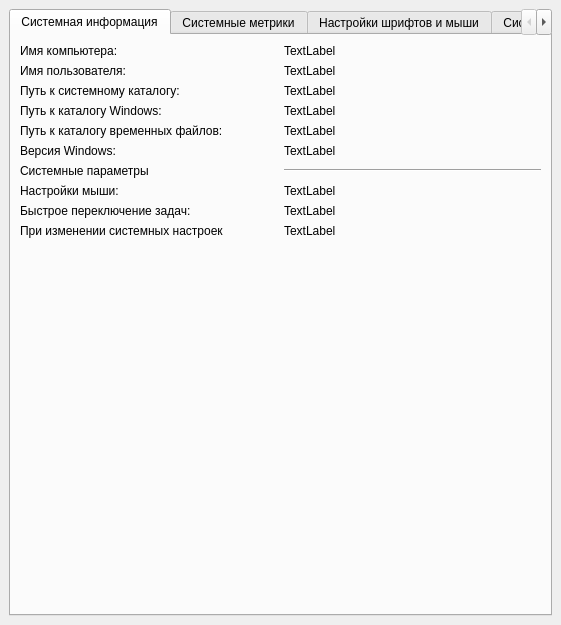
<?xml version="1.0" encoding="UTF-8"?>
<ui version="4.0">
 <class>MainWindow</class>
 <widget class="QMainWindow" name="MainWindow">
  <property name="geometry">
   <rect>
    <x>0</x>
    <y>0</y>
    <width>561</width>
    <height>625</height>
   </rect>
  </property>
  <property name="sizePolicy">
   <sizepolicy hsizetype="Maximum" vsizetype="Preferred">
    <horstretch>0</horstretch>
    <verstretch>0</verstretch>
   </sizepolicy>
  </property>
  <property name="minimumSize">
   <size>
    <width>0</width>
    <height>0</height>
   </size>
  </property>
  <property name="baseSize">
   <size>
    <width>1280</width>
    <height>720</height>
   </size>
  </property>
  <property name="windowTitle">
   <string>MainWindow</string>
  </property>
  <widget class="QWidget" name="centralwidget">
   <layout class="QVBoxLayout" name="verticalLayout">
    <item>
     <layout class="QVBoxLayout" name="verticalLayout_2">
      <item>
       <widget class="QTabWidget" name="tabWidget">
        <property name="currentIndex">
         <number>0</number>
        </property>
        <widget class="QWidget" name="tab">
         <attribute name="title">
          <string>Системная информация</string>
         </attribute>
         <layout class="QVBoxLayout" name="verticalLayout_5">
          <item>
           <layout class="QGridLayout" name="gridLayout_2">
            <item row="1" column="2">
             <widget class="QLabel" name="userName">
              <property name="text">
               <string>TextLabel</string>
              </property>
             </widget>
            </item>
            <item row="8" column="1">
             <widget class="QLabel" name="_fastSwitch">
              <property name="text">
               <string>Быстрое переключение задач:</string>
              </property>
             </widget>
            </item>
            <item row="0" column="2">
             <widget class="QLabel" name="pcName">
              <property name="text">
               <string>TextLabel</string>
              </property>
             </widget>
            </item>
            <item row="7" column="2">
             <widget class="QLabel" name="mouseInfo">
              <property name="text">
               <string>TextLabel</string>
              </property>
             </widget>
            </item>
            <item row="2" column="1">
             <widget class="QLabel" name="_sysDir">
              <property name="text">
               <string>Путь к системному каталогу: </string>
              </property>
             </widget>
            </item>
            <item row="11" column="1">
             <spacer name="verticalSpacer">
              <property name="orientation">
               <enum>Qt::Vertical</enum>
              </property>
              <property name="sizeHint" stdset="0">
               <size>
                <width>20</width>
                <height>40</height>
               </size>
              </property>
             </spacer>
            </item>
            <item row="3" column="2">
             <widget class="QLabel" name="winDir">
              <property name="text">
               <string>TextLabel</string>
              </property>
             </widget>
            </item>
            <item row="6" column="1">
             <widget class="QLabel" name="sysParams">
              <property name="text">
               <string>Cистемные параметры</string>
              </property>
             </widget>
            </item>
            <item row="0" column="1">
             <widget class="QLabel" name="_pcName">
              <property name="text">
               <string>Имя компьютера: </string>
              </property>
             </widget>
            </item>
            <item row="8" column="2">
             <widget class="QLabel" name="fastSwitch">
              <property name="text">
               <string>TextLabel</string>
              </property>
             </widget>
            </item>
            <item row="5" column="2">
             <widget class="QLabel" name="winVersion">
              <property name="text">
               <string>TextLabel</string>
              </property>
             </widget>
            </item>
            <item row="10" column="2">
             <widget class="QLabel" name="soundSentry">
              <property name="text">
               <string>TextLabel</string>
              </property>
             </widget>
            </item>
            <item row="4" column="2">
             <widget class="QLabel" name="tempDir">
              <property name="text">
               <string>TextLabel</string>
              </property>
             </widget>
            </item>
            <item row="2" column="2">
             <widget class="QLabel" name="sysDir">
              <property name="text">
               <string>TextLabel</string>
              </property>
             </widget>
            </item>
            <item row="3" column="1">
             <widget class="QLabel" name="_winDir">
              <property name="text">
               <string>Путь к каталогу Windows: </string>
              </property>
             </widget>
            </item>
            <item row="5" column="1">
             <widget class="QLabel" name="_winVersion">
              <property name="text">
               <string>Версия Windows:</string>
              </property>
             </widget>
            </item>
            <item row="4" column="1">
             <widget class="QLabel" name="_tempPath">
              <property name="text">
               <string>Путь к каталогу временных файлов: </string>
              </property>
             </widget>
            </item>
            <item row="6" column="2">
             <widget class="Line" name="line">
              <property name="orientation">
               <enum>Qt::Horizontal</enum>
              </property>
             </widget>
            </item>
            <item row="7" column="1">
             <widget class="QLabel" name="_mouseInfo">
              <property name="text">
               <string>Настройки мыши:</string>
              </property>
             </widget>
            </item>
            <item row="1" column="1">
             <widget class="QLabel" name="_userName">
              <property name="text">
               <string>Имя пользователя: </string>
              </property>
             </widget>
            </item>
            <item row="10" column="1">
             <widget class="QLabel" name="_soundSentry">
              <property name="text">
               <string>При изменении системных настроек</string>
              </property>
             </widget>
            </item>
           </layout>
          </item>
         </layout>
        </widget>
        <widget class="QWidget" name="tab_2">
         <attribute name="title">
          <string>Системные метрики</string>
         </attribute>
         <layout class="QVBoxLayout" name="verticalLayout_4">
          <item>
           <widget class="QTableWidget" name="sysMetrics">
            <property name="minimumSize">
             <size>
              <width>150</width>
              <height>0</height>
             </size>
            </property>
           </widget>
          </item>
         </layout>
        </widget>
        <widget class="QWidget" name="tab_4">
         <attribute name="title">
          <string>Настройки шрифтов и мыши</string>
         </attribute>
         <layout class="QGridLayout" name="gridLayout_3">
          <item row="11" column="0" colspan="2">
           <widget class="QCheckBox" name="mouseKeysOn">
            <property name="text">
             <string>Включить управление с помощью клавиатуры</string>
            </property>
           </widget>
          </item>
          <item row="4" column="0">
           <widget class="QLabel" name="label_4">
            <property name="text">
             <string>Наклон символов:</string>
            </property>
           </widget>
          </item>
          <item row="7" column="0">
           <widget class="QPushButton" name="setDefault">
            <property name="text">
             <string>По умолчанию</string>
            </property>
           </widget>
          </item>
          <item row="1" column="0">
           <widget class="QLabel" name="_fontHeight">
            <property name="text">
             <string>Высота шрифта:</string>
            </property>
           </widget>
          </item>
          <item row="3" column="2">
           <widget class="QSpinBox" name="fontEscapement"/>
          </item>
          <item row="8" column="0" colspan="3">
           <widget class="Line" name="line_3">
            <property name="orientation">
             <enum>Qt::Horizontal</enum>
            </property>
           </widget>
          </item>
          <item row="16" column="0">
           <widget class="QLabel" name="_maxSpeed">
            <property name="text">
             <string>Максимальная скорость курсора</string>
            </property>
           </widget>
          </item>
          <item row="1" column="2">
           <widget class="QSpinBox" name="fontHeight"/>
          </item>
          <item row="16" column="2">
           <widget class="QSpinBox" name="maxSpeed"/>
          </item>
          <item row="9" column="0" colspan="2">
           <widget class="QLabel" name="label">
            <property name="text">
             <string>Управление мышью с помощью клавиатуры</string>
            </property>
           </widget>
          </item>
          <item row="2" column="2">
           <widget class="QSpinBox" name="fontWidth"/>
          </item>
          <item row="5" column="0">
           <widget class="QLabel" name="label_5">
            <property name="text">
             <string>Толщина линий начертания шрифта:</string>
            </property>
           </widget>
          </item>
          <item row="17" column="2">
           <widget class="QSpinBox" name="mouseCtrlSpeed"/>
          </item>
          <item row="7" column="1">
           <widget class="QPushButton" name="confirmation">
            <property name="text">
             <string>Применить</string>
            </property>
           </widget>
          </item>
          <item row="6" column="0" colspan="2">
           <layout class="QGridLayout" name="gridLayout_4">
            <item row="0" column="1">
             <widget class="QCheckBox" name="strikeOut">
              <property name="text">
               <string>Перечеркнутое</string>
              </property>
             </widget>
            </item>
            <item row="0" column="0">
             <widget class="QCheckBox" name="underLine">
              <property name="text">
               <string>Подчеркнутое</string>
              </property>
             </widget>
            </item>
            <item row="0" column="2">
             <widget class="QCheckBox" name="italic">
              <property name="text">
               <string>Курсив</string>
              </property>
             </widget>
            </item>
           </layout>
          </item>
          <item row="4" column="2">
           <widget class="QSpinBox" name="fontOrientation"/>
          </item>
          <item row="14" column="0" colspan="2">
           <widget class="QCheckBox" name="mouseHotkeySound">
            <property name="text">
             <string>Подавать звуковой сигнал при изменении режима</string>
            </property>
           </widget>
          </item>
          <item row="12" column="0" colspan="2">
           <widget class="QCheckBox" name="mouseConfirmHotkey">
            <property name="text">
             <string>Выводить диалоговое окно для подтверждения</string>
            </property>
           </widget>
          </item>
          <item row="18" column="0">
           <widget class="QPushButton" name="mouseSetDefault">
            <property name="text">
             <string>По умолчанию</string>
            </property>
           </widget>
          </item>
          <item row="5" column="2">
           <widget class="QSpinBox" name="fontWeight"/>
          </item>
          <item row="0" column="0">
           <widget class="QLabel" name="label_2">
            <property name="text">
             <string>Настройки шрифта</string>
            </property>
           </widget>
          </item>
          <item row="2" column="0">
           <widget class="QLabel" name="_fontWidth">
            <property name="text">
             <string>Ширина шрифта:</string>
            </property>
           </widget>
          </item>
          <item row="3" column="0">
           <widget class="QLabel" name="label_3">
            <property name="text">
             <string>Угол нанесения шрифта:</string>
            </property>
           </widget>
          </item>
          <item row="15" column="0" colspan="2">
           <widget class="QCheckBox" name="mouseModifiers">
            <property name="text">
             <string>Ctrl - ускорение, Shift - замедление движения</string>
            </property>
           </widget>
          </item>
          <item row="17" column="0">
           <widget class="QLabel" name="label_6">
            <property name="text">
             <string>Ускорение</string>
            </property>
           </widget>
          </item>
          <item row="10" column="0">
           <widget class="QLabel" name="isMouseKeysAvaliable">
            <property name="text">
             <string>TextLabel</string>
            </property>
           </widget>
          </item>
          <item row="13" column="0" colspan="2">
           <widget class="QCheckBox" name="mouseHotkeyActive">
            <property name="text">
             <string>Разрешить переключение режима MouseKeys по Alt+ Shift+Num Lock.</string>
            </property>
           </widget>
          </item>
          <item row="18" column="1">
           <widget class="QPushButton" name="mouseConfirmation">
            <property name="text">
             <string>Применить</string>
            </property>
           </widget>
          </item>
          <item row="19" column="0">
           <spacer name="verticalSpacer_3">
            <property name="orientation">
             <enum>Qt::Vertical</enum>
            </property>
            <property name="sizeHint" stdset="0">
             <size>
              <width>20</width>
              <height>40</height>
             </size>
            </property>
           </spacer>
          </item>
         </layout>
        </widget>
        <widget class="QWidget" name="tab_3">
         <attribute name="title">
          <string>Системные цвета</string>
         </attribute>
         <layout class="QGridLayout" name="gridLayout">
          <item row="3" column="2">
           <widget class="QLabel" name="inactivecaptions">
            <property name="text">
             <string/>
            </property>
           </widget>
          </item>
          <item row="3" column="0">
           <widget class="QLabel" name="label_9">
            <property name="text">
             <string>COLOR_INACTIVECAPTION</string>
            </property>
           </widget>
          </item>
          <item row="0" column="2">
           <widget class="QLabel" name="brighlight">
            <property name="text">
             <string/>
            </property>
           </widget>
          </item>
          <item row="7" column="2">
           <widget class="QLabel" name="scrollbar">
            <property name="text">
             <string/>
            </property>
           </widget>
          </item>
          <item row="2" column="2">
           <widget class="QPushButton" name="confirmBrighlight">
            <property name="text">
             <string>Выбрать цвет...</string>
            </property>
           </widget>
          </item>
          <item row="9" column="2">
           <widget class="QPushButton" name="confirmScrollbar">
            <property name="text">
             <string>Выбрать цвет...</string>
            </property>
           </widget>
          </item>
          <item row="7" column="0">
           <widget class="QLabel" name="label_12">
            <property name="text">
             <string>COLOR_SCROLLBAR</string>
            </property>
           </widget>
          </item>
          <item row="0" column="0">
           <widget class="QLabel" name="label_8">
            <property name="text">
             <string>COLOR_BRIGHLIGHT</string>
            </property>
           </widget>
          </item>
          <item row="6" column="2">
           <widget class="QPushButton" name="confirmInactivecaptions">
            <property name="text">
             <string>Выбрать цвет...</string>
            </property>
           </widget>
          </item>
          <item row="12" column="0">
           <spacer name="verticalSpacer_2">
            <property name="orientation">
             <enum>Qt::Vertical</enum>
            </property>
            <property name="sizeHint" stdset="0">
             <size>
              <width>20</width>
              <height>40</height>
             </size>
            </property>
           </spacer>
          </item>
          <item row="11" column="2">
           <widget class="QPushButton" name="setDefaultColors">
            <property name="text">
             <string>По умолчанию</string>
            </property>
           </widget>
          </item>
         </layout>
        </widget>
        <widget class="QWidget" name="tab_5">
         <attribute name="title">
          <string>Страница</string>
         </attribute>
         <layout class="QFormLayout" name="formLayout">
          <item row="5" column="0" colspan="2">
           <widget class="Line" name="line_2">
            <property name="orientation">
             <enum>Qt::Horizontal</enum>
            </property>
           </widget>
          </item>
          <item row="7" column="0">
           <widget class="QLabel" name="label_11">
            <property name="text">
             <string>Текущее смещение (относительно UTC):</string>
            </property>
           </widget>
          </item>
          <item row="7" column="1">
           <widget class="QLabel" name="currentBias">
            <property name="text">
             <string>TextLabel</string>
            </property>
           </widget>
          </item>
          <item row="8" column="0">
           <widget class="QLabel" name="label_13">
            <property name="text">
             <string>Величина стандартного смещения:</string>
            </property>
           </widget>
          </item>
          <item row="8" column="1">
           <widget class="QLabel" name="standartBias">
            <property name="text">
             <string>TextLabel</string>
            </property>
           </widget>
          </item>
          <item row="9" column="0">
           <widget class="QLabel" name="label_14">
            <property name="text">
             <string>Величина смещения после перевода часов:</string>
            </property>
           </widget>
          </item>
          <item row="9" column="1">
           <widget class="QLabel" name="daylightBias">
            <property name="text">
             <string>TextLabel</string>
            </property>
           </widget>
          </item>
          <item row="0" column="0">
           <widget class="QLabel" name="label_7">
            <property name="text">
             <string>Системное время</string>
            </property>
           </widget>
          </item>
          <item row="0" column="1">
           <widget class="QDateTimeEdit" name="systemTime"/>
          </item>
          <item row="2" column="1">
           <widget class="QDateTimeEdit" name="localTime"/>
          </item>
          <item row="2" column="0">
           <widget class="QLabel" name="label_10">
            <property name="text">
             <string>Локальное время</string>
            </property>
           </widget>
          </item>
         </layout>
        </widget>
        <widget class="QWidget" name="tab_6">
         <attribute name="title">
          <string>Страница</string>
         </attribute>
         <layout class="QGridLayout" name="gridLayout_5">
          <item row="0" column="0">
           <widget class="QLabel" name="label_15">
            <property name="text">
             <string>Другие метрики</string>
            </property>
           </widget>
          </item>
          <item row="1" column="0">
           <widget class="QLabel" name="label_16">
            <property name="text">
             <string>Код последней ошибки:</string>
            </property>
           </widget>
          </item>
          <item row="1" column="1">
           <widget class="QLabel" name="lastError">
            <property name="text">
             <string>TextLabel</string>
            </property>
           </widget>
          </item>
          <item row="2" column="0">
           <widget class="QLabel" name="label_17">
            <property name="text">
             <string>Очередь сообщений вызывающего потока</string>
            </property>
           </widget>
          </item>
          <item row="2" column="1">
           <widget class="QLabel" name="inpState">
            <property name="text">
             <string>TextLabel</string>
            </property>
           </widget>
          </item>
          <item row="3" column="0" colspan="2">
           <widget class="QTableWidget" name="codePages"/>
          </item>
          <item row="0" column="1">
           <widget class="Line" name="line_4">
            <property name="orientation">
             <enum>Qt::Horizontal</enum>
            </property>
           </widget>
          </item>
         </layout>
        </widget>
       </widget>
      </item>
     </layout>
    </item>
   </layout>
  </widget>
 </widget>
 <resources/>
 <connections/>
</ui>
